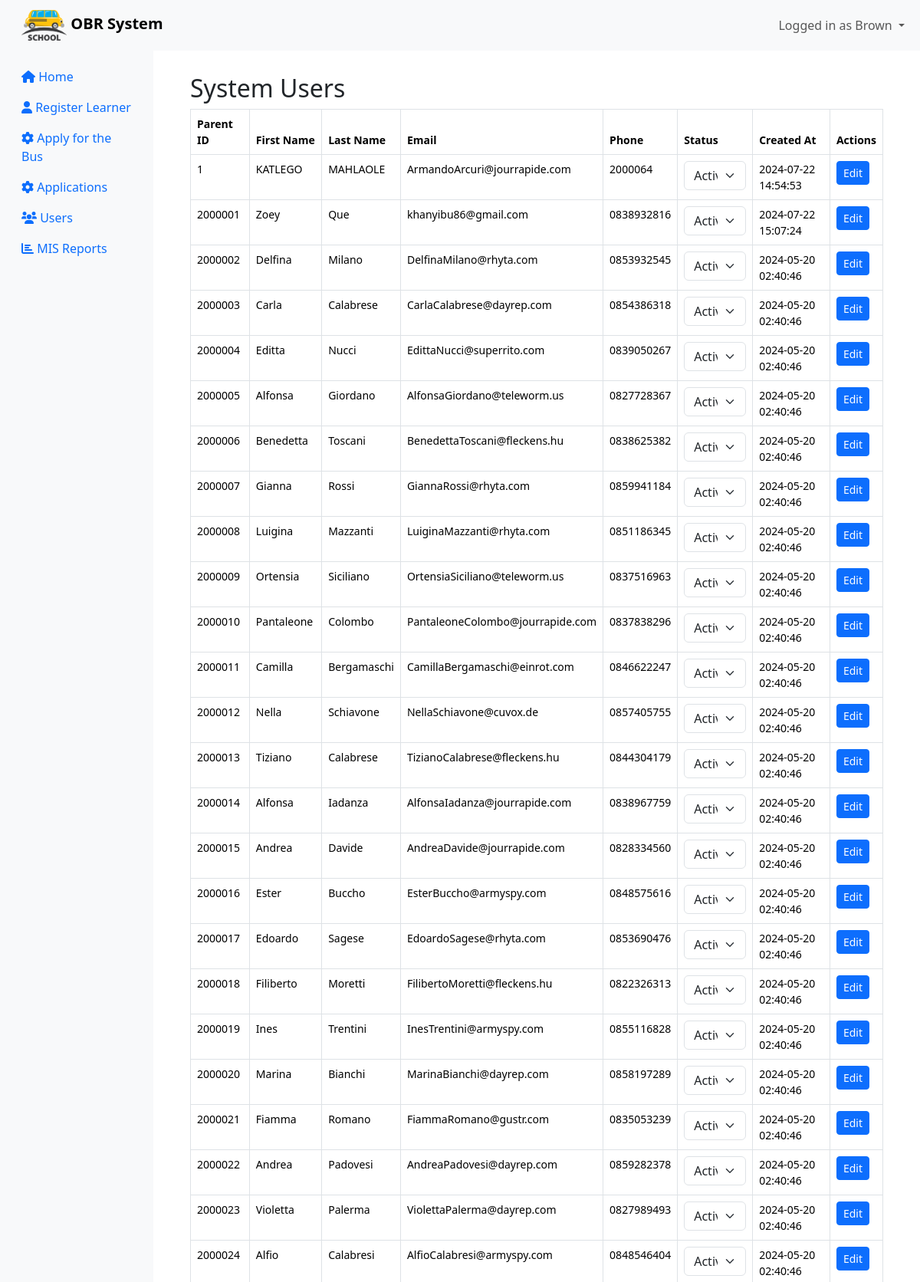
The page /admin/user.php (signed in, upper part) on the database its author committed.
### tables this page shows
CREATE TABLE `parent` (
  `parent_id` int(11) NOT NULL,
  `parent_name` varchar(255) NOT NULL,
  `parent_surname` varchar(255) NOT NULL,
  `parent_email` varchar(100) NOT NULL,
  `parent_cellno` varchar(15) NOT NULL,
  `parent_passcode` varchar(255) NOT NULL,
  `status` enum('active','suspended','inactive','pending','') NOT NULL,
  `created_at` timestamp NOT NULL DEFAULT current_timestamp() ON UPDATE current_timestamp()
);

### admin/user.php (the view, shortened to what this page needs)
<?php require 'includes/header.php'; ?>
                    <?php
                    $servername = "localhost";
                    $username = "root";
                    $password = "";
                    $dbname = "bus_reg_system";
                    $conn = new mysqli($servername, $username, $password, $dbname);
                    $sql = "SELECT parent_id, parent_name, parent_surname, parent_email, parent_cellno, parent_passcode, status, created_at FROM parent";
                    $result = $conn->query($sql);
                    ?>
<link href="https://cdn.jsdelivr.net/npm/bootstrap@5.3.3/dist/css/bootstrap.min.css" rel="stylesheet">
<link rel="stylesheet" href="https://cdnjs.cloudflare.com/ajax/libs/font-awesome/6.0.0-beta3/css/all.min.css">
<div class="container-fluid">
    <div class="row">
        <main class="col-md-9 ms-sm-auto col-lg-10 px-md-4 main-content">
            <div class="chart-placeholder">
                <div class="container">
                    <div class="container mt-5">
                        <br>
                        <br>
                        <h2>System Users</h2>
                        <table class="table table-bordered">
                            <thead>
                            <tr>
                                <th>Parent ID</th>
                                <th>First Name</th>
                                <th>Last Name</th>
                                <th>Email</th>
                                <th>Phone</th>
                                <th>Status</th>
                                <th>Created At</th>
                                <th>Actions</th>
                            </tr>
                            </thead>
                            <tbody>
                            <?php if ($result->num_rows > 0): ?>
                                <?php while($row = $result->fetch_assoc()): ?>
                                    <tr>
                                        <td><?php echo htmlspecialchars($row['parent_id']); ?></td>
                                        <td><?php echo htmlspecialchars($row['parent_name']); ?></td>
                                        <td><?php echo htmlspecialchars($row['parent_surname']); ?></td>
                                        <td><?php echo htmlspecialchars($row['parent_email']); ?></td>
                                        <td><?php echo htmlspecialchars($row['parent_cellno']); ?></td>
                                        <td>
                                            <select class="form-select" onchange="updateStatus(<?php echo $row['parent_id']; ?>, this.value)">
                                                <option value="active" <?php if ($row['status'] == 'active') echo 'selected'; ?>>Active</option>
                                            </select>
                                        </td>
                                        <td><?php echo htmlspecialchars($row['created_at']); ?></td>
                                        <td>
                                            <a href="edit_user.php?id=<?php echo $row['parent_id']; ?>" class="btn btn-sm btn-primary">Edit</a>
                                        </td>
                                    </tr>
                                <?php endwhile; ?>
                            <?php else: ?>
                                <tr>
                                    <td colspan="8">No users found</td>
                                </tr>
                            <?php endif; ?>
                            </tbody>
                        </table>
                    </div>
                    </body>
                    </html>
<?php require 'includes/footer.php'; ?>

### admin/includes/header.php (style rules this page uses)
body { padding-top: 0rem; padding-bottom: 3.5rem; }
.main-content { margin-left: 220px; }
table { width: 100%; border-collapse: collapse; margin-bottom: 20px; }
table, th, td { border: 1px solid black; padding: 8px; text-align: left; }
th { background-color: #f2f2f2; }
th, td { font-size: 14px; }

### rows shown on the page
parent: parent_id "1", parent_name "KATLEGO", parent_surname "MAHLAOLE", parent_email "ArmandoArcuri@jourrapide.com", parent_cellno "2000064", parent_id "Active", created_at "2024-07-22 14:54:53"
parent: parent_id "2000001", parent_name "Zoey", parent_surname "Que", parent_email "khanyibu86@gmail.com", parent_cellno "0838932816", parent_id "Active", created_at "2024-07-22 15:07:24"
parent: parent_id "2000002", parent_name "Delfina", parent_surname "Milano", parent_email "DelfinaMilano@rhyta.com", parent_cellno "0853932545", parent_id "Active", created_at "2024-05-20 02:40:46"
parent: parent_id "2000003", parent_name "Carla", parent_surname "Calabrese", parent_email "CarlaCalabrese@dayrep.com", parent_cellno "0854386318", parent_id "Active", created_at "2024-05-20 02:40:46"
parent: parent_id "2000004", parent_name "Editta", parent_surname "Nucci", parent_email "EdittaNucci@superrito.com", parent_cellno "0839050267", parent_id "Active", created_at "2024-05-20 02:40:46"
parent: parent_id "2000005", parent_name "Alfonsa", parent_surname "Giordano", parent_email "AlfonsaGiordano@teleworm.us", parent_cellno "0827728367", parent_id "Active", created_at "2024-05-20 02:40:46"
parent: parent_id "2000006", parent_name "Benedetta", parent_surname "Toscani", parent_email "BenedettaToscani@fleckens.hu", parent_cellno "0838625382", parent_id "Active", created_at "2024-05-20 02:40:46"
parent: parent_id "2000007", parent_name "Gianna", parent_surname "Rossi", parent_email "GiannaRossi@rhyta.com", parent_cellno "0859941184", parent_id "Active", created_at "2024-05-20 02:40:46"
parent: parent_id "2000008", parent_name "Luigina", parent_surname "Mazzanti", parent_email "LuiginaMazzanti@rhyta.com", parent_cellno "0851186345", parent_id "Active", created_at "2024-05-20 02:40:46"
parent: parent_id "2000009", parent_name "Ortensia", parent_surname "Siciliano", parent_email "OrtensiaSiciliano@teleworm.us", parent_cellno "0837516963", parent_id "Active", created_at "2024-05-20 02:40:46"
parent: parent_id "2000010", parent_name "Pantaleone", parent_surname "Colombo", parent_email "PantaleoneColombo@jourrapide.com", parent_cellno "0837838296", parent_id "Active", created_at "2024-05-20 02:40:46"
parent: parent_id "2000011", parent_name "Camilla", parent_surname "Bergamaschi", parent_email "CamillaBergamaschi@einrot.com", parent_cellno "0846622247", parent_id "Active", created_at "2024-05-20 02:40:46"
parent: parent_id "2000012", parent_name "Nella", parent_surname "Schiavone", parent_email "NellaSchiavone@cuvox.de", parent_cellno "0857405755", parent_id "Active", created_at "2024-05-20 02:40:46"
parent: parent_id "2000013", parent_name "Tiziano", parent_surname "Calabrese", parent_email "TizianoCalabrese@fleckens.hu", parent_cellno "0844304179", parent_id "Active", created_at "2024-05-20 02:40:46"
parent: parent_id "2000014", parent_name "Alfonsa", parent_surname "Iadanza", parent_email "AlfonsaIadanza@jourrapide.com", parent_cellno "0838967759", parent_id "Active", created_at "2024-05-20 02:40:46"
parent: parent_id "2000015", parent_name "Andrea", parent_surname "Davide", parent_email "AndreaDavide@jourrapide.com", parent_cellno "0828334560", parent_id "Active", created_at "2024-05-20 02:40:46"
parent: parent_id "2000016", parent_name "Ester", parent_surname "Buccho", parent_email "EsterBuccho@armyspy.com", parent_cellno "0848575616", parent_id "Active", created_at "2024-05-20 02:40:46"
parent: parent_id "2000017", parent_name "Edoardo", parent_surname "Sagese", parent_email "EdoardoSagese@rhyta.com", parent_cellno "0853690476", parent_id "Active", created_at "2024-05-20 02:40:46"
parent: parent_id "2000018", parent_name "Filiberto", parent_surname "Moretti", parent_email "FilibertoMoretti@fleckens.hu", parent_cellno "0822326313", parent_id "Active", created_at "2024-05-20 02:40:46"
parent: parent_id "2000019", parent_name "Ines", parent_surname "Trentini", parent_email "InesTrentini@armyspy.com", parent_cellno "0855116828", parent_id "Active", created_at "2024-05-20 02:40:46"
parent: parent_id "2000020", parent_name "Marina", parent_surname "Bianchi", parent_email "MarinaBianchi@dayrep.com", parent_cellno "0858197289", parent_id "Active", created_at "2024-05-20 02:40:46"
parent: parent_id "2000021", parent_name "Fiamma", parent_surname "Romano", parent_email "FiammaRomano@gustr.com", parent_cellno "0835053239", parent_id "Active", created_at "2024-05-20 02:40:46"
parent: parent_id "2000022", parent_name "Andrea", parent_surname "Padovesi", parent_email "AndreaPadovesi@dayrep.com", parent_cellno "0859282378", parent_id "Active", created_at "2024-05-20 02:40:46"
parent: parent_id "2000023", parent_name "Violetta", parent_surname "Palerma", parent_email "ViolettaPalerma@dayrep.com", parent_cellno "0827989493", parent_id "Active", created_at "2024-05-20 02:40:46"
parent: parent_id "2000024", parent_name "Alfio", parent_surname "Calabresi", parent_email "AlfioCalabresi@armyspy.com", parent_cellno "0848546404", parent_id "Active", created_at "2024-05-20 02:40:46"

### other values the page prints
$_SESSION['admin_surname'] "Brown"
